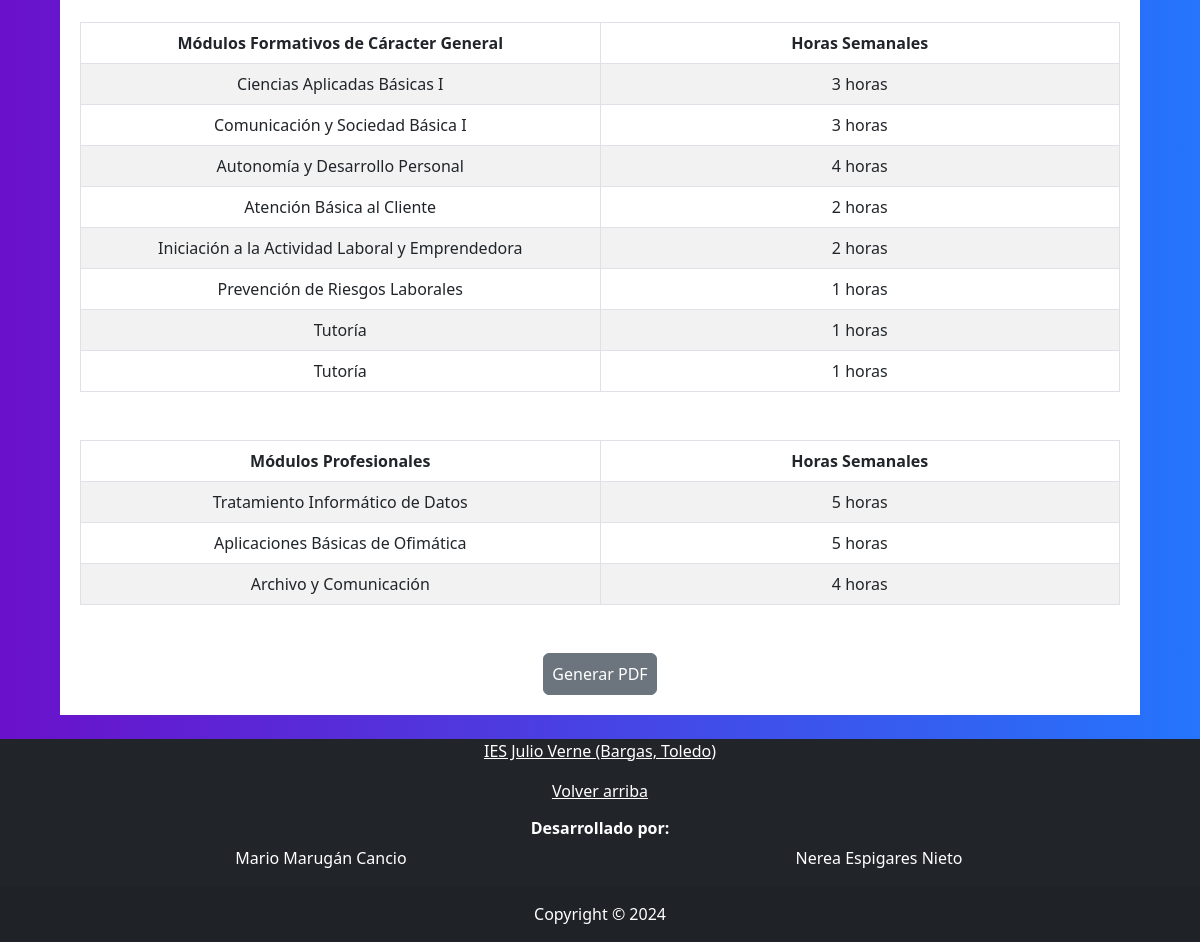
/prematricula/cursos/PEFP/PEFP1.php (lower part), run on an earlier commit of the app's database.
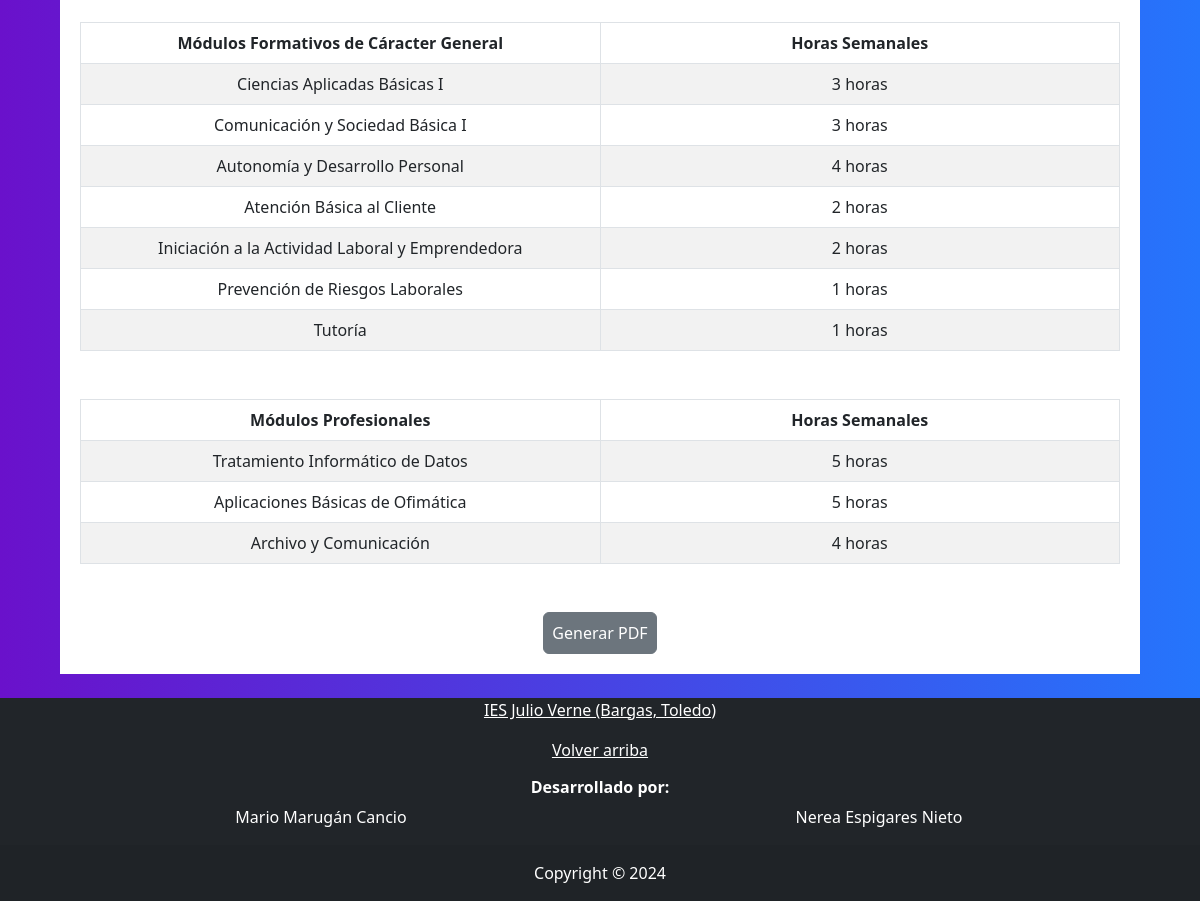
And on a later commit of the database.
### tables this page shows
CREATE TABLE Asignaturas(
	cod_asignatura INT PRIMARY KEY AUTO_INCREMENT,
    nombre VARCHAR(100) NOT NULL,
    horas INT NOT NULL,
    curso VARCHAR(30) NOT NULL,
    tipo VARCHAR(40)
);

### prematricula/cursos/PEFP/PEFP1.php (the view, shortened to what this page needs)
<!DOCTYPE html>
<html lang="en">
<head>
    <link rel="stylesheet" href="../../../css/bootstrap.min.css">
    <link rel="stylesheet" type="text/css" href="../../../css/app.css">
  <link rel="stylesheet" type="text/css" href="../../../css/prematriculas.css">
    <link href="https://cdn.jsdelivr.net/npm/bootstrap@5.3.0-alpha3/dist/css/bootstrap.min.css" rel="stylesheet">
    <?php
        require('../../../archivosComunes/conexion.php');
    ?>
</head>
<body>
    <div class="fondo">
        <div class="matricula mt-4">
            <form id="matriculas" action="../../generate_pdf.php" method="post">
                <div class="form-group mb-5">
                <table class="table table-bordered table-striped table-hover text-center">
                    <thead>
                        <tr>
                            <th scope="col">Módulos Formativos de Cáracter General</th>
                            <th scope="col">Horas Semanales</th>
                        </tr>
                    </thead>
                    <tbody>
                        <?php
                            $select = "SELECT cod_asignatura, nombre, horas, curso, tipo FROM Asignaturas WHERE curso LIKE 'PEFP1' AND tipo LIKE '%Formátivos de Carácter General'";
                            $resul = $db->query($select);
                            while ($asignatura = $resul->fetch(PDO::FETCH_ASSOC)) {
                                echo '<tr>';
                                    echo '<td id="general'.$asignatura['cod_asignatura'].'">'.$asignatura['nombre'].'</td>';
                                    echo '<td id="horas_general'.$asignatura['cod_asignatura'].'">'.$asignatura['horas'].' horas</td>';
                                echo "</tr>";
                            }
                        ?>
                    </tbody>
                </table>
                </div>
                <div class="form-group mb-5">
                <table class="table table-bordered table-striped table-hover text-center">
                    <thead>
                        <tr>
                            <th scope="col">Módulos Profesionales</th>
                            <th scope="col">Horas Semanales</th>
                        </tr>
                    </thead>
                    <tbody>
                        <?php
                            $select = "SELECT cod_asignatura, nombre, horas, curso, tipo FROM Asignaturas WHERE curso LIKE 'PEFP1' AND tipo LIKE '%Profesionales'";
                            $resul = $db->query($select);
                            while ($asignatura = $resul->fetch(PDO::FETCH_ASSOC)) {
                                echo '<tr>';
                                    echo '<td id="profesionales'.$asignatura['cod_asignatura'].'">'.$asignatura['nombre'].'</td>';
                                    echo '<td id="horas_profesionales'.$asignatura['cod_asignatura'].'">'.$asignatura['horas'].' horas</td>';
                                echo "</tr>";
                            }
                        ?>
                    </tbody>
                </table>
                </div>
                <div class="d-flex w-100 justify-content-center">
                <button type="button" onclick="validarDatos()" class="btn btn-secondary p-2">Generar PDF</button>
                </div>
            </form>
        </div>
    </div>
    <?php
    include('./../../footer.php');
    ?>
</body>
</html>

What changed in the data, as far as the page shows it:
no longer on this page (row edited): asignaturas: nombre "Tutoría", horas "1"
